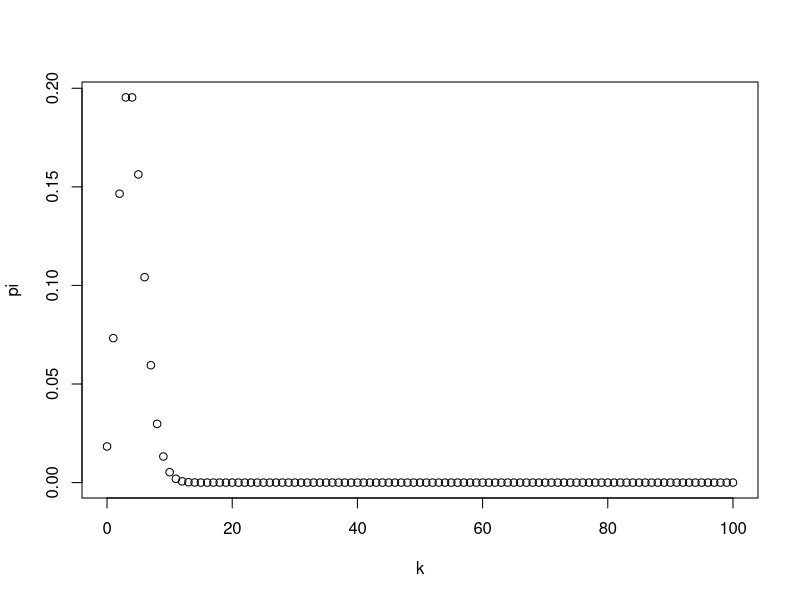

Write R code to recreate this figure.
#rozkład Poissona - liczba sukcesow w czasie t
lambda=100*0.04 #dla rozkladu dwumianowego lambda=n*p musi byc liczba calkowita
n=100
k=(0:n)
RP=data.frame(k,pi=dpois(k,lambda))#rozkład prawdopodobieństwa
plot(RP)
EX=lambda #wartość oczekiwana
EX
D2X=lambda#wariancja
D2X

#liczba zajetych linii
PA=dpois(3,lambda)
PA
#mniej niz 2 zajete linie
PB=ppois(5,lambda)
PB
#wiecej niz 10 zajetych linii
PC=1-ppois(10,lambda)
PC
#od 1 do 4 zajetych linii
PD=ppois(4,lambda)-ppois(0,lambda)
PD
#kwantyl rzedu p=0.9
rzad=0.9
qpois(rzad,lambda)
